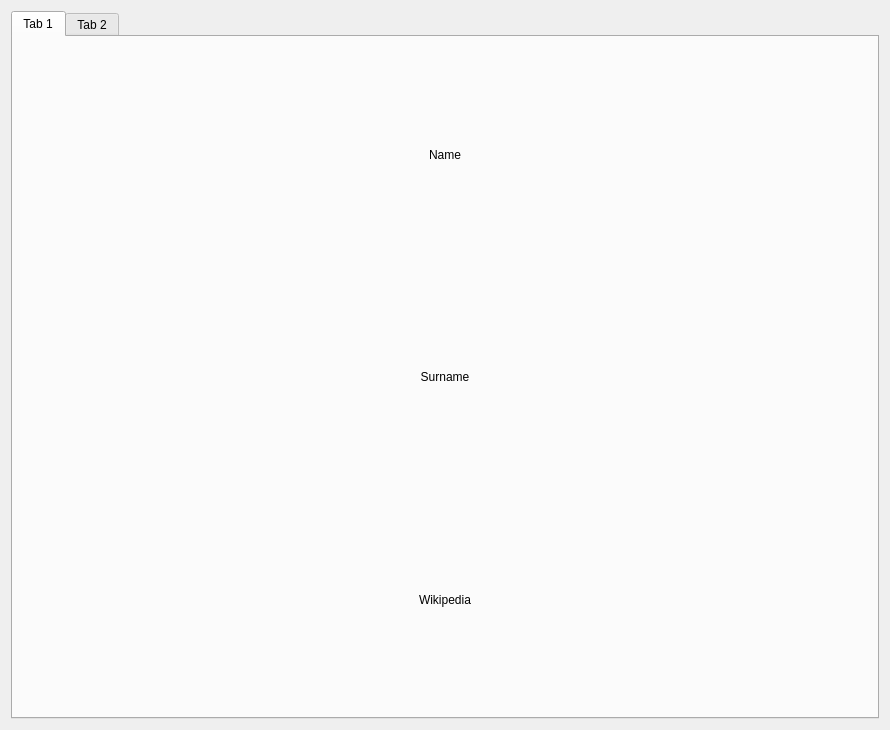
<?xml version="1.0" encoding="UTF-8"?>
<ui version="4.0">
 <class>author_window</class>
 <widget class="QWidget" name="author_window">
  <property name="geometry">
   <rect>
    <x>0</x>
    <y>0</y>
    <width>890</width>
    <height>730</height>
   </rect>
  </property>
  <property name="windowTitle">
   <string>Form</string>
  </property>
  <layout class="QVBoxLayout" name="verticalLayout">
   <item>
    <widget class="QTabWidget" name="tabWidget">
     <property name="currentIndex">
      <number>0</number>
     </property>
     <widget class="QWidget" name="tab">
      <attribute name="title">
       <string>Tab 1</string>
      </attribute>
      <layout class="QGridLayout" name="gridLayout">
       <item row="2" column="0">
        <widget class="QLabel" name="wikipedia">
         <property name="text">
          <string>Wikipedia</string>
         </property>
         <property name="alignment">
          <set>Qt::AlignCenter</set>
         </property>
         <property name="openExternalLinks">
          <bool>true</bool>
         </property>
         <property name="textInteractionFlags">
          <set>Qt::LinksAccessibleByMouse</set>
         </property>
        </widget>
       </item>
       <item row="1" column="0">
        <widget class="QLabel" name="surname">
         <property name="text">
          <string>Surname</string>
         </property>
         <property name="alignment">
          <set>Qt::AlignCenter</set>
         </property>
        </widget>
       </item>
       <item row="0" column="0">
        <widget class="QLabel" name="name">
         <property name="text">
          <string>Name</string>
         </property>
         <property name="alignment">
          <set>Qt::AlignCenter</set>
         </property>
        </widget>
       </item>
      </layout>
     </widget>
     <widget class="QWidget" name="tab_2">
      <attribute name="title">
       <string>Tab 2</string>
      </attribute>
      <layout class="QFormLayout" name="formLayout">
       <item row="0" column="0" colspan="2">
        <widget class="QLabel" name="editAuthor_label">
         <property name="text">
          <string>Edit author</string>
         </property>
         <property name="alignment">
          <set>Qt::AlignCenter</set>
         </property>
        </widget>
       </item>
       <item row="1" column="0" colspan="2">
        <spacer name="verticalSpacer">
         <property name="orientation">
          <enum>Qt::Vertical</enum>
         </property>
         <property name="sizeType">
          <enum>QSizePolicy::Preferred</enum>
         </property>
         <property name="sizeHint" stdset="0">
          <size>
           <width>20</width>
           <height>40</height>
          </size>
         </property>
        </spacer>
       </item>
       <item row="2" column="0">
        <widget class="QLabel" name="name_label">
         <property name="text">
          <string>Name:</string>
         </property>
        </widget>
       </item>
       <item row="2" column="1">
        <widget class="QLineEdit" name="name_lineEdit"/>
       </item>
       <item row="3" column="0">
        <widget class="QLabel" name="isbn_label">
         <property name="text">
          <string>Surname:</string>
         </property>
        </widget>
       </item>
       <item row="3" column="1">
        <widget class="QLineEdit" name="surname_lineEdit"/>
       </item>
       <item row="5" column="1">
        <widget class="QPushButton" name="editAuthor_button">
         <property name="text">
          <string>Edit author</string>
         </property>
        </widget>
       </item>
       <item row="6" column="1">
        <widget class="QPushButton" name="deleteAuthor_button">
         <property name="text">
          <string>Delete author</string>
         </property>
        </widget>
       </item>
       <item row="4" column="0" colspan="2">
        <spacer name="verticalSpacer_2">
         <property name="orientation">
          <enum>Qt::Vertical</enum>
         </property>
         <property name="sizeType">
          <enum>QSizePolicy::Preferred</enum>
         </property>
         <property name="sizeHint" stdset="0">
          <size>
           <width>20</width>
           <height>40</height>
          </size>
         </property>
        </spacer>
       </item>
      </layout>
     </widget>
    </widget>
   </item>
  </layout>
 </widget>
 <resources/>
 <connections/>
</ui>
